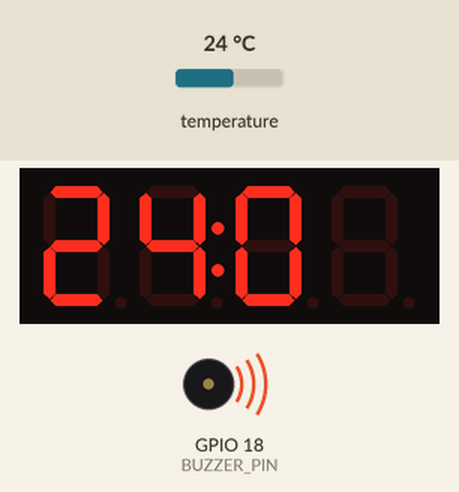
This sketch was run on a simulated ESP32. On the bench: 4-digit seven-segment display, buzzer (waves = sounding). Inputs (shaded band) come from the test bench; at power-on: temperature 24 °C. I2S audio is not simulated (input reads silence); nothing arrives over Bluetooth unless stated; a phone connects over Bluetooth LE 3 s after start; what the sketch prints to the serial monitor is not drawn.

Above: at 1.6 s.
1.7 s: temperature set to 12 °C
At 3.4 s:
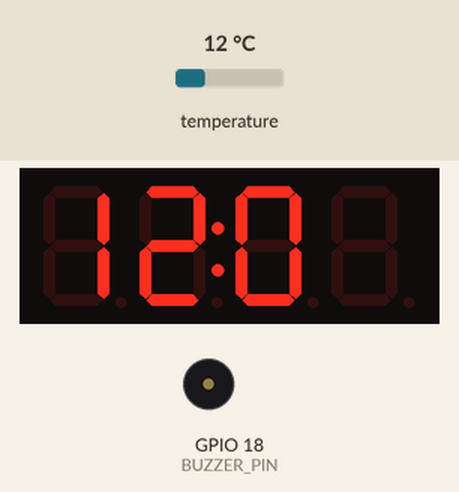
5.5 s: temperature set to 19 °C
At 7.4 s:
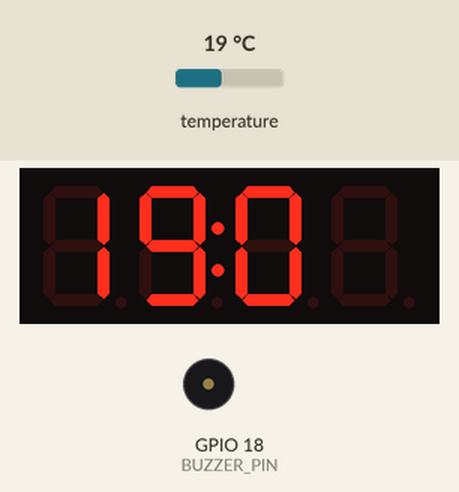
7.7 s: temperature set to 28.6 °C
At 9.0 s:
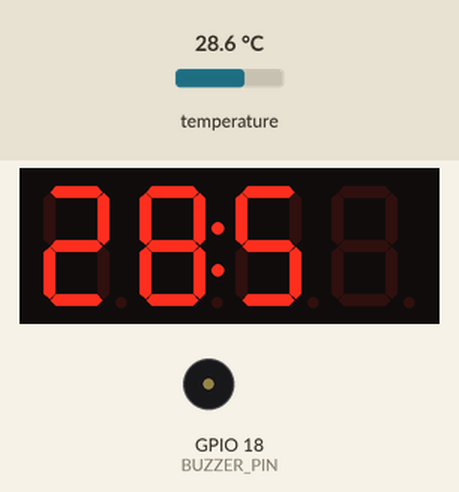
9.4 s: temperature set to 29.7 °C
At 10.4 s:
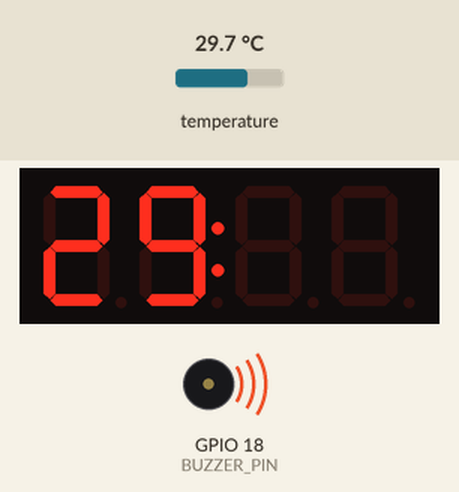
Timing chart, 0 to 13.0 s (numbered marks = the images above; inputs shaded):
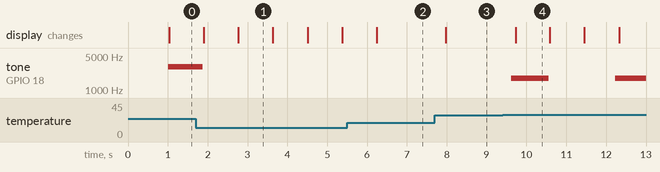

Measured:
- the behaviour switches between 29.1 and 29.2 °C on temperature (found by bisection; images 3 and 4)
- after the input at 1.7 s, the display: first differs from a run without the input after 1.1 s (image 1)
- after the input at 5.5 s, the display: changes after 0.74 s (image 2)
- after the input at 7.7 s, the display: changes after 0.28 s (image 3)
- after the input at 9.4 s, tone on GPIO 18 (BUZZER_PIN): silent → 1748 Hz after 0.22 s, → silent 0.94 s later, → 1748 Hz 1.7 s later; the display: changes after 0.33 s (image 4)
- what the display in image 1 shows lasts 0.8 s, from 2.8 s to 3.6 s

The sketch:

v4.ino
```cpp
/*
 * Smart Baby Monitor — IMMEDIATE BEEP AT 29.1°C + ESCALATING + CRY BEEP
 * ESP32 + DS18B20 + INMP441 + TM1637 + BLE + Buzzer
 */

#include <Arduino.h>
#include <OneWire.h>
#include <DallasTemperature.h>
#include <TM1637Display.h>
#include "driver/i2s.h"
#include <arduinoFFT.h>
#include <BLEDevice.h>
#include <BLEServer.h>
#include <BLEUtils.h>
#include <BLE2902.h>

#define DEBUG true
#define DEBUG_INTERVAL 1000

// ===== PINS =====
#define ONE_WIRE_BUS 15
#define CLK 22
#define DIO 21
#define I2S_WS 25
#define I2S_SCK 26
#define I2S_SD 32
#define BUZZER_PIN 18

// ===== TEMP ALERT CONFIG (CHANGEABLE VIA BLE) =====
float TEMP_HIGH_THRESHOLD = 29.1f;  // Now a variable!
float TEMP_HYSTERESIS     = 0.3f;
#define TEMP_MAX_C          35.0f

// ===== BUZZER CONFIG =====
#define CRY_BUZZER_FREQ     3000
#define TEMP_BASE_FREQ      1500
#define TEMP_MAX_FREQ       4000
#define BASE_BEEP_DURATION  150UL
#define MIN_BEEP_INTERVAL   300UL
#define MAX_BEEP_INTERVAL   2000UL

// ===== AUDIO CONFIG =====
static const int SR       = 16000;  // Fixed: was missing 'static const int'
static const int N        = 1024;
static const int HOP      = N / 2;
static const i2s_port_t I2S_PORT = I2S_NUM_0;

// ===== DATA-DRIVEN RULES =====
const float PITCH_MIN_HZ    = 240.0f;
const float PITCH_MAX_HZ    = 620.0f;
const float HARMONICITY_MIN = 0.65f;
const float CENTROID_MIN_HZ = 1200.0f;
const float CENTROID_MAX_HZ = 2800.0f;
const float ROLLOFF_MAX_HZ  = 3600.0f;
const float ZCR_MAX         = 0.32f;
const float FLUX_MIN        = 1.10f;
const float RMS_MIN         = 0.006f;

// ===== BUZZER HELPERS =====
inline void buzzerTone(uint16_t freq) { tone(BUZZER_PIN, freq); }
inline void buzzerOff()               { noTone(BUZZER_PIN); }

// ===== NON-BLOCKING BEEP SYSTEM =====
static unsigned long beepStart = 0;
static bool beepActive = false;
static uint16_t currentFreq = 0;
static unsigned long nextBeepTime = 0;
static bool isTempBeeping = false;

void triggerBeep(uint16_t freq, unsigned long duration) {
  if (!beepActive) {
    currentFreq = freq;
    buzzerTone(freq);
    beepStart = millis();
    beepActive = true;
  }
}

void updateBeep() {
  if (beepActive && millis() - beepStart >= BASE_BEEP_DURATION) {
    buzzerOff();
    beepActive = false;
  }
}

// ===== OBJECTS =====
OneWire oneWire(ONE_WIRE_BUS);
DallasTemperature sensors(&oneWire);
TM1637Display display(CLK, DIO);

// BLE globals
#define SMARTBABY_SERVICE_UUID        "12345678-9abc-4def-8000-00000000babe"
#define SMARTBABY_STATUS_CHAR_UUID    "12345678-9abc-4def-8000-00000000feed"
#define SMARTBABY_CONFIG_CHAR_UUID    "12345678-9abc-4def-8000-00000000c0ff"

BLEServer*        bleServer         = nullptr;
BLECharacteristic* statusCharacteristic = nullptr;
BLECharacteristic* configCharacteristic = nullptr;
bool bleClientConnected = false;

// ===== STATE VARIABLES =====
int  cryCounter = 0;
bool cryAlert   = false;
static unsigned long lastCryTime_global = 0;
static float lastKnownTemp = 25.0f;

// ===== FEATURE EXTRACTOR CLASS =====
class MemsFeatureExtractor {
public:
  bool begin() {
    i2s_config_t cfg = {};
    cfg.mode = (i2s_mode_t)(I2S_MODE_MASTER | I2S_MODE_RX);
    cfg.sample_rate = SR;
    cfg.bits_per_sample = I2S_BITS_PER_SAMPLE_32BIT;
    cfg.channel_format = I2S_CHANNEL_FMT_ONLY_LEFT;
    cfg.communication_format = I2S_COMM_FORMAT_STAND_I2S;
    cfg.intr_alloc_flags = 0;
    cfg.dma_buf_count = 8;
    cfg.dma_buf_len   = 256;
    cfg.use_apll = false;
    if (i2s_driver_install(I2S_PORT, &cfg, 0, nullptr) != ESP_OK) return false;

    i2s_pin_config_t pins = {};
    pins.bck_io_num   = I2S_SCK;
    pins.ws_io_num    = I2S_WS;
    pins.data_out_num = I2S_PIN_NO_CHANGE;
    pins.data_in_num  = I2S_SD;
    if (i2s_set_pin(I2S_PORT, &pins) != ESP_OK) return false;

    if (i2s_set_clk(I2S_PORT, SR, I2S_BITS_PER_SAMPLE_32BIT, I2S_CHANNEL_MONO) != ESP_OK) return false;
    i2s_zero_dma_buffer(I2S_PORT);

    memset(_prevMag, 0, sizeof(_prevMag));
    _lastRms = 0.0f;
    return true;
  }

  bool next(float features[6]) {
    if (!readSamples(_frame + _writePos, HOP)) return false;
    _writePos += HOP;
    if (_writePos < N) return false;

    for (int i = 0; i < N; ++i) {
      float x = highpass(_frame[i]);
      _vReal[i] = x * hamming(i, N);
      _vImag[i] = 0.0;
    }

    _fft.windowing(FFTWindow::Rectangle, FFTDirection::Forward);
    _fft.compute(FFTDirection::Forward);
    _fft.complexToMagnitude();

    const int bins = N / 2;
    features[0] = spectralCentroid(_vReal, bins);
    features[1] = spectralRolloff(_vReal, bins, 0.85f);
    features[2] = zeroCrossingRate(_frame, N);
    features[3] = spectralFlux(_vReal, bins);
    pitchAndHarm(_frame, N, SR, 200.0f, 800.0f, features[4], features[5]);

    memmove(_frame, _frame + HOP, (N - HOP) * sizeof(float));
    _writePos = N - HOP;
    return true;
  }

  float lastRMS() const { return _lastRms; }

private:
  bool readSamples(float *dst, int count) {
    size_t br = 0;
    const TickType_t to = 10 / portTICK_PERIOD_MS;
    double acc = 0.0;
    for (int i = 0; i < count; ++i) {
      int32_t s32 = 0;
      if (i2s_read(I2S_PORT, &s32, sizeof(s32), &br, to) != ESP_OK || br != sizeof(s32)) return false;
      int32_t s24 = s32 >> 8;
      float v = (float)s24 / 8388608.0f;
      dst[i] = v;
      acc += (double)v * (double)v;
    }
    _lastRms = sqrt(acc / count);
    return true;
  }

  float highpass(float x) {
    const float fc = 70.0f;
    const float dt = 1.0f / SR;
    const float RC = 1.0f / (2.0f * PI * fc);
    const float a = RC / (RC + dt);
    float y = a * (_hpPrev + x - _xPrev);
    _hpPrev = y; _xPrev = x;
    return y;
  }

  static inline float hamming(int n, int N) {
    return 0.54f - 0.46f * cosf(2.0f * PI * n / (N - 1));
  }

  float spectralCentroid(const double *mag, int bins) {
    double num = 0.0, den = 0.0;
    for (int k = 1; k < bins; ++k) {
      double f = (double)k * SR / N;
      num += f * mag[k];
      den += mag[k];
    }
    return den > 0.0 ? (float)(num / den) : 0.0f;
  }

  float spectralRolloff(const double *mag, int bins, float prop) {
    double total = 0.0;
    for (int k = 0; k < bins; ++k) total += mag[k];
    double target = prop * total, acc = 0.0;
    for (int k = 0; k < bins; ++k) {
      acc += mag[k];
      if (acc >= target) return (float)k * SR / N;
    }
    return 0.0f;
  }

  float spectralFlux(const double *mag, int bins) {
    double flux = 0.0;
    for (int k = 0; k < bins; ++k) {
      double d = mag[k] - _prevMag[k];
      if (d > 0.0) flux += d;
      _prevMag[k] = mag[k];
    }
    return (float)flux;
  }

  float zeroCrossingRate(const float *x, int n) {
    int zc = 0;
    for (int i = 1; i < n; ++i) {
      if ((x[i-1] >= 0) != (x[i] >= 0)) zc++;
    }
    return (float)zc / (float)n;
  }

  void pitchAndHarm(const float *x, int n, int sr, float fmin, float fmax, float &f0Hz, float &harm) {
    static float buf[N];
    double mean = 0.0;
    for (int i = 0; i < n; ++i) mean += x[i];
    mean /= n;
    for (int i = 0; i < n; ++i) buf[i] = x[i] - (float)mean;

    int lagMin = (int)(sr / fmax), lagMax = (int)(sr / fmin);
    if (lagMax > n - 1) lagMax = n - 1;

    double e0 = 0.0;
    for (int i = 0; i < n; ++i) e0 += buf[i] * buf[i];

    double best = 0.0;
    int bestLag = 0;
    for (int L = lagMin; L <= lagMax; ++L) {
      double r = 0.0, eL = 0.0;
      for (int i = 0; i + L < n; ++i) {
        r += buf[i] * buf[i + L];
        eL += buf[i + L] * buf[i + L];
      }
      double rn = r / sqrt((e0 + 1e-9) * (eL + 1e-9));
      if (rn > best) {
        best = rn;
        bestLag = L;
      }
    }
    f0Hz = bestLag > 0 ? (float)sr / (float)bestLag : 0.0f;
    harm = (float)best;
  }

private:
  float  _frame[N] = {0};
  int    _writePos = 0;
  double _vReal[N];
  double _vImag[N];
  ArduinoFFT<double> _fft = ArduinoFFT<double>(_vReal, _vImag, N, SR);
  double _prevMag[N / 2] = {0};
  float  _hpPrev = 0.0f, _xPrev = 0.0f;
  float  _lastRms = 0.0f;
};

MemsFeatureExtractor fx;

bool isCryFrame(const float f[6]) {
  bool rmsOK   = (fx.lastRMS() >= RMS_MIN);
  bool fluxOK  = (f[3] >= FLUX_MIN);
  bool harmOK  = (f[5] >= HARMONICITY_MIN);
  bool centroidOK = (f[0] >= CENTROID_MIN_HZ && f[0] <= CENTROID_MAX_HZ);
  bool rolloffOK  = (f[1] <= ROLLOFF_MAX_HZ);
  bool zcrOK      = (f[2] <= ZCR_MAX);
  bool pitchKnown  = (f[4] > 0.0f);
  bool pitchInBand = (f[4] >= PITCH_MIN_HZ && f[4] <= PITCH_MAX_HZ);
  bool pitchOK = (!pitchKnown) || pitchInBand;
  return rmsOK && fluxOK && harmOK && centroidOK && rolloffOK && zcrOK && pitchOK;
}

// ===== BLE CALLBACKS =====
class SmartBabyServerCallbacks : public BLEServerCallbacks {
  void onConnect(BLEServer* pServer) override { bleClientConnected = true; }
  void onDisconnect(BLEServer* pServer) override {
    bleClientConnected = false;
    delay(500);
    BLEDevice::startAdvertising();
  }
};

class ConfigCharCallbacks : public BLECharacteristicCallbacks {
  void onWrite(BLECharacteristic *pCharacteristic) override {
    String value = pCharacteristic->getValue();
    if (value.length() == 0) return;
    int highPos = value.indexOf("\"temp_high\":");
    if (highPos != -1) {
      float v = value.substring(highPos + 12).toFloat();
      if (v >= 28.0f && v <= 35.0f) {
        TEMP_HIGH_THRESHOLD = v;
        Serial.printf("BLE: Temp threshold updated to %.1f°C\n", v);
      }
    }
  }
};

void bleUpdateStatus(float tempC, bool tempValid, bool tempAlert, bool cryAlert,
                     unsigned long lastCryTime, unsigned long nowMs) {
  if (!statusCharacteristic) return;
  unsigned long ageMs = (nowMs >= lastCryTime) ? (nowMs - lastCryTime) : 0;
  const char* tempState = tempValid ? (tempC >= TEMP_HIGH_THRESHOLD ? "high" : "ok") : "na";
  char payload[160];
  snprintf(payload, sizeof(payload),
           "{\"temp_c\":%.1f,\"temp_alert\":\"%s\",\"cry\":%s,\"cry_age_ms\":%lu,\"connected\":%s}",
           tempValid ? tempC : 0.0f, tempState, cryAlert ? "true" : "false",
           ageMs, bleClientConnected ? "true" : "false");
  statusCharacteristic->setValue((uint8_t*)payload, strlen(payload));
  if (bleClientConnected) statusCharacteristic->notify();
}

// ===== SETUP =====
void setup() {
  Serial.begin(115200);
  delay(200);
  pinMode(BUZZER_PIN, OUTPUT);
  buzzerOff();

  BLEDevice::init("baby_monitor");
  bleServer = BLEDevice::createServer();
  bleServer->setCallbacks(new SmartBabyServerCallbacks());
  BLEService *service = bleServer->createService(SMARTBABY_SERVICE_UUID);

  statusCharacteristic = service->createCharacteristic(SMARTBABY_STATUS_CHAR_UUID,
    BLECharacteristic::PROPERTY_READ | BLECharacteristic::PROPERTY_NOTIFY);
  statusCharacteristic->addDescriptor(new BLE2902());

  configCharacteristic = service->createCharacteristic(SMARTBABY_CONFIG_CHAR_UUID,
    BLECharacteristic::PROPERTY_WRITE | BLECharacteristic::PROPERTY_READ);
  configCharacteristic->setCallbacks(new ConfigCharCallbacks());

  char cfg[80];
  snprintf(cfg, sizeof(cfg), "{\"temp_high\":%.1f}", TEMP_HIGH_THRESHOLD);
  configCharacteristic->setValue(cfg);
  service->start();
  BLEAdvertising *adv = BLEDevice::getAdvertising();
  adv->addServiceUUID(SMARTBABY_SERVICE_UUID);
  adv->setScanResponse(true);
  BLEDevice::startAdvertising();

  sensors.begin();
  sensors.setResolution(12);
  display.setBrightness(0x0f);

  if (!fx.begin()) {
    Serial.println("I2S init failed");
    while (1) delay(1000);
  }
}

// ===== MAIN LOOP =====
// ===== MAIN LOOP =====
void loop() {
  static unsigned long lastCryTime = 0, lastBlink = 0, lastDebugOut = 0, lastAdvertCheck = 0;
  static bool blinkState = false, prevCryAlert = false;

  unsigned long nowMs = millis();

  // BLE advertising
  if (!bleClientConnected && nowMs - lastAdvertCheck >= 30000) {
    lastAdvertCheck = nowMs;
    BLEDevice::startAdvertising();
  }

  // === TEMPERATURE ===
  sensors.requestTemperatures();
  float tempC = sensors.getTempCByIndex(0);
  bool tempValid = (tempC != DEVICE_DISCONNECTED_C);

  bool tempTooHigh = false;
  if (tempValid) {
    if (tempC >= TEMP_HIGH_THRESHOLD + TEMP_HYSTERESIS) {
      tempTooHigh = true;
    }
    else if (tempC < TEMP_HIGH_THRESHOLD) {
      tempTooHigh = false;
    }
    else {
      tempTooHigh = (lastKnownTemp >= TEMP_HIGH_THRESHOLD);
    }
    lastKnownTemp = tempC;
  }

  // === ESCALATING TEMP BEEP ===
  float scale = 0.0f;
  if (tempTooHigh && tempValid) {
    isTempBeeping = true;
    float over = tempC - TEMP_HIGH_THRESHOLD;
    scale = constrain(over / (TEMP_MAX_C - TEMP_HIGH_THRESHOLD), 0.0f, 1.0f);

    uint16_t freq = TEMP_BASE_FREQ + (uint16_t)(scale * (TEMP_MAX_FREQ - TEMP_BASE_FREQ));
    unsigned long interval = MAX_BEEP_INTERVAL - (unsigned long)(scale * (MAX_BEEP_INTERVAL - MIN_BEEP_INTERVAL));

    if (nowMs >= nextBeepTime && !beepActive) {
      triggerBeep(freq, BASE_BEEP_DURATION);
      nextBeepTime = nowMs + interval;
    }
  } else {
    isTempBeeping = false;
  }

  // === CRY DETECTION (WITH DEBUG) ===
  float features[6] = {0};
  bool haveFeatures = fx.next(features);

  bool isCry = false;
  if (haveFeatures) {
    float rms = fx.lastRMS();
    float centroid = features[0];
    float rolloff = features[1];
    float zcr = features[2];
    float flux = features[3];
    float pitch = features[4];
    float harm = features[5];

    // === RELAXED CRY RULES (WORK IN REAL WORLD) ===
    bool rmsOK      = rms >= 0.004f;                    // Lowered from 0.006
    bool fluxOK     = flux >= 0.8f;                     // Lowered
    bool harmOK     = harm >= 0.55f;                    // Lowered
    bool centroidOK = centroid >= 1000.0f && centroid <= 3200.0f;
    bool rolloffOK  = rolloff <= 4000.0f;
    bool zcrOK      = zcr <= 0.35f;
    bool pitchOK    = (pitch == 0) || (pitch >= 220.0f && pitch <= 700.0f);

    isCry = rmsOK && fluxOK && harmOK && centroidOK && rolloffOK && zcrOK && pitchOK;

    // === DEBUG: Print cry features every 500ms ===
    static unsigned long lastCryDebug = 0;
    if (nowMs - lastCryDebug >= 500) {
      lastCryDebug = nowMs;
      Serial.printf("CRY: RMS:%.4f C:%.0f R:%.0f Z:%.3f F:%.2f P:%.0f H:%.2f | CRY:%d\n",
                    rms, centroid, rolloff, zcr, flux, pitch, harm, isCry);
    }
  }

  if (isCry) {
    cryCounter++;
    lastCryTime = nowMs;
  } else {
    cryCounter = 0;
  }

  const unsigned long CRY_LATCH_MS = 5000;
  cryAlert = (nowMs - lastCryTime < CRY_LATCH_MS);
  lastCryTime_global = lastCryTime;

  // === CRY BEEP (LOUD & CLEAR) ===
  if (cryAlert && !prevCryAlert) {
    triggerBeep(CRY_BUZZER_FREQ, 400);  // Longer beep
    nextBeepTime = nowMs + 1200;        // Prevent overlap
    Serial.println("CRY DETECTED → BEEP!");
  }
  prevCryAlert = cryAlert;

  updateBeep();

  // === DISPLAY ===
    // === DISPLAY ===
  uint8_t digits[4];
  if (tempValid) {
    int tempInt = (int)(tempC * 10);
    digits[0] = display.encodeDigit((tempInt / 100) % 10);
    digits[1] = display.encodeDigit((tempInt / 10) % 10) | 0x80;
    digits[2] = display.encodeDigit(tempInt % 10);
    digits[3] = 0;
  } else {
    for (int i = 0; i < 4; i++) digits[i] = 0x40;
  }

  unsigned long blinkInterval = 0;
  if (cryAlert) {
    blinkInterval = 200;
  } else if (tempTooHigh) {
    blinkInterval = 800;
  }

  if (blinkInterval && nowMs - lastBlink >= blinkInterval) {
    blinkState = !blinkState;
    lastBlink = nowMs;
  }

  uint8_t outDigits[4];
  for (int i = 0; i < 4; i++) outDigits[i] = digits[i];

  if (cryAlert && !blinkState) {
    memset(outDigits, 0, 4);
  } else if (tempTooHigh && blinkState) {
    outDigits[2] = 0;
  }

  display.setSegments(outDigits);

  // === BLE UPDATE ===
  if (nowMs - lastDebugOut >= DEBUG_INTERVAL) {
    lastDebugOut = nowMs;
    bleUpdateStatus(tempC, tempValid, tempTooHigh, cryAlert, lastCryTime, nowMs);
  }

  delay(10);
}
```
